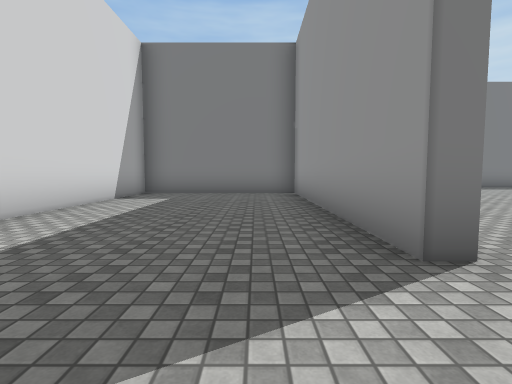
view 1 (above)

24 first-person views from a walk through a scene from a Unity 3-D project. The camera is 1.2 m above the floor, tilts 4° down and sees 85° across. The floor is counted in squares, 2 m on a side. Each view is taken from the middle of a square. On the plan, view 1 faces up. The plan holds only what a view shows up to about 9 squares ahead; the rest is blank. The place goes on beyond the plan. The player is left out. Some surface patterns are stand-ins.

view 2
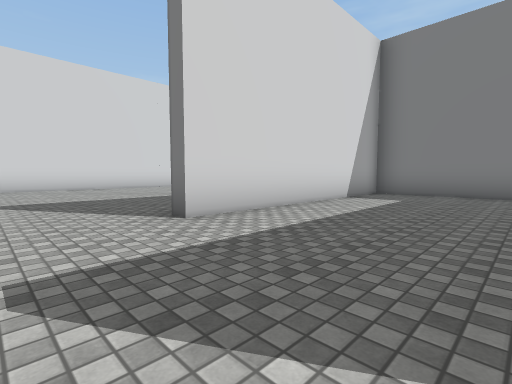

view 3
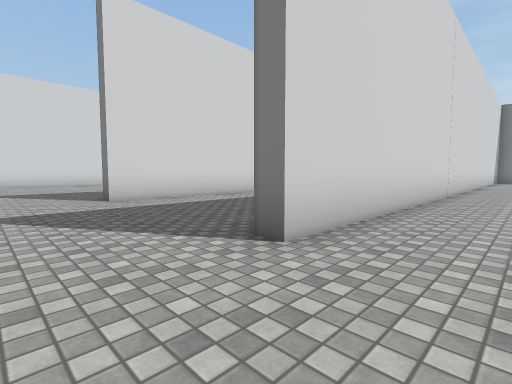

view 4
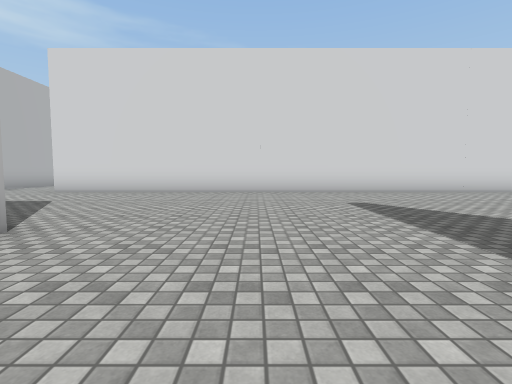

view 5
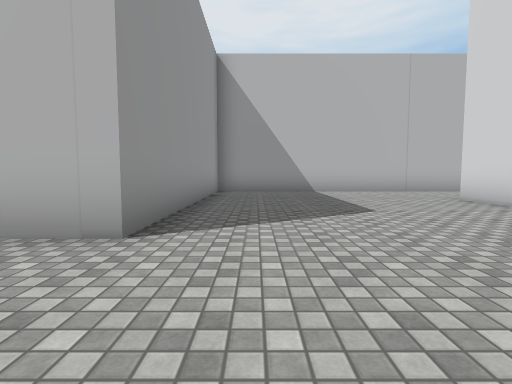

view 6
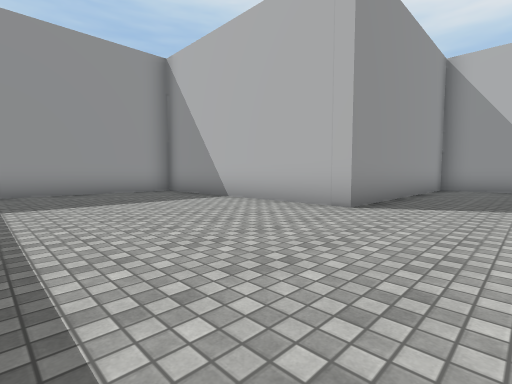

view 7
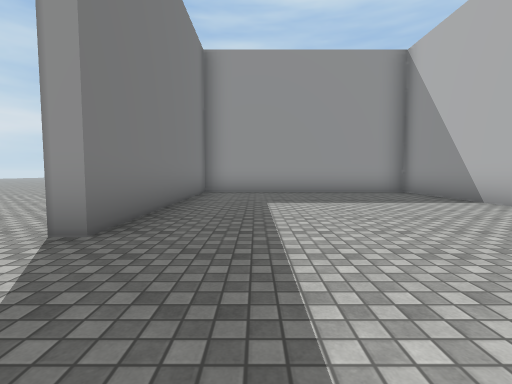

view 8
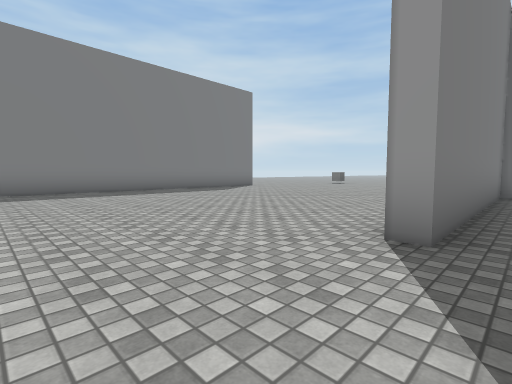

view 9
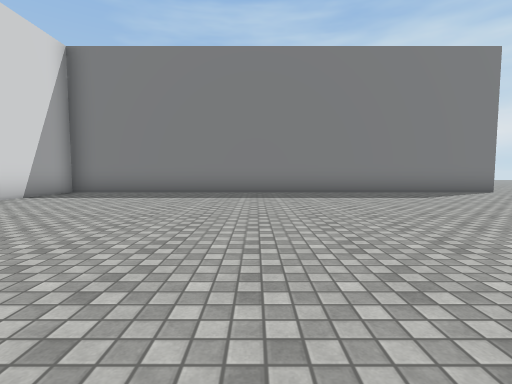

view 10
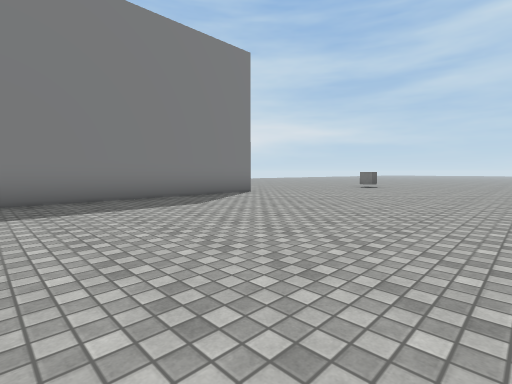

view 11
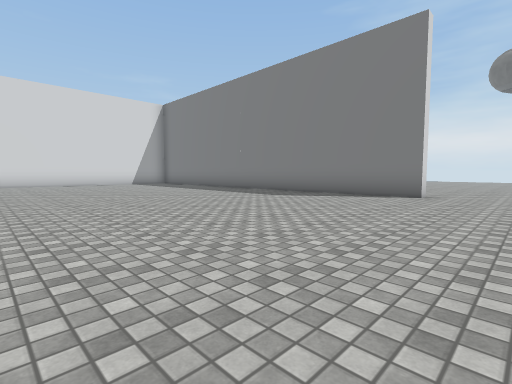

view 12
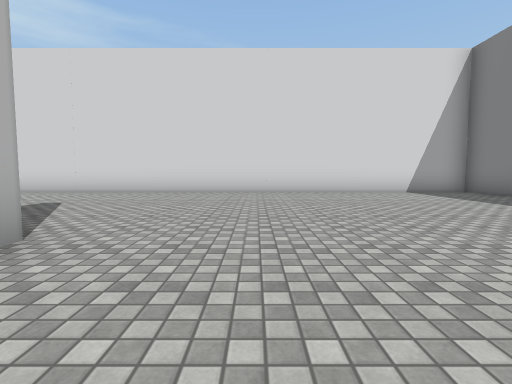

view 13
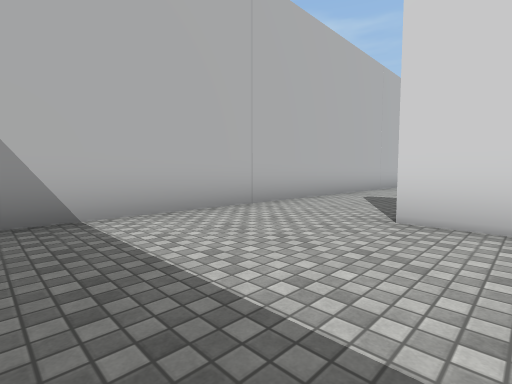

view 14
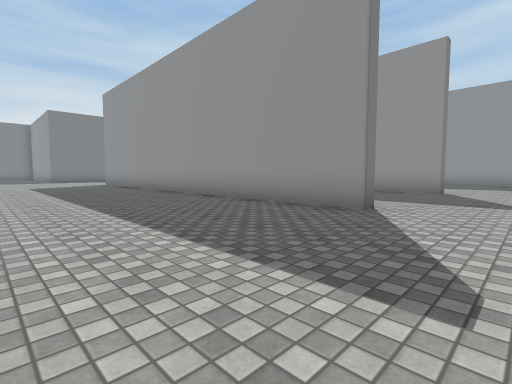

view 15
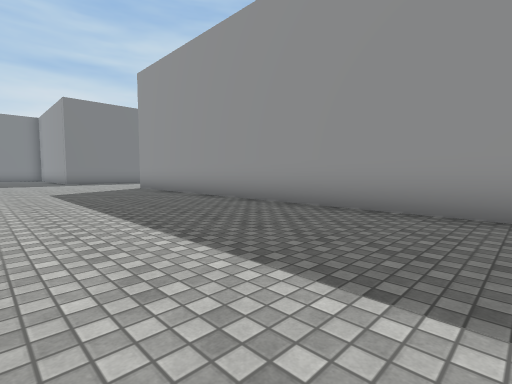

view 16
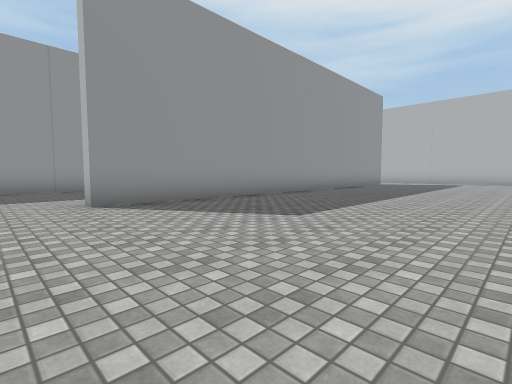

view 17
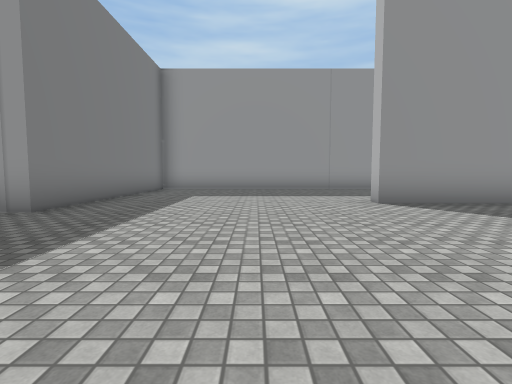

view 18
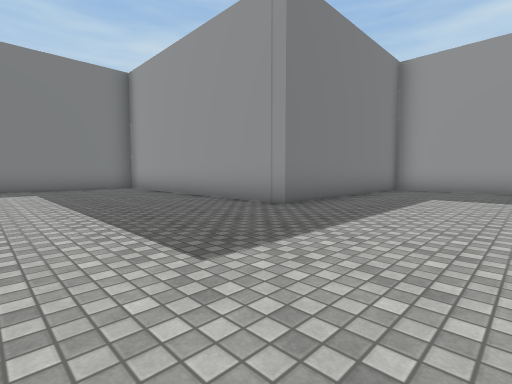

view 19
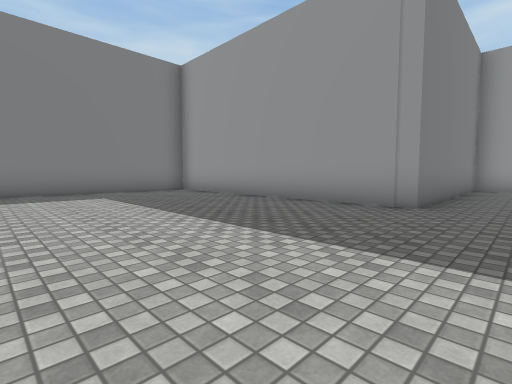

view 20
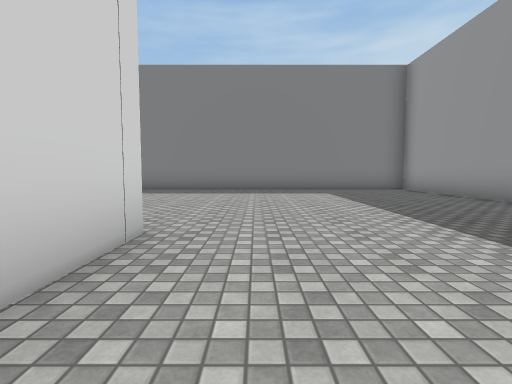

view 21
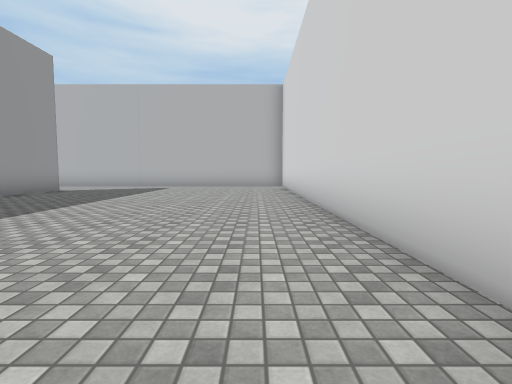

view 22
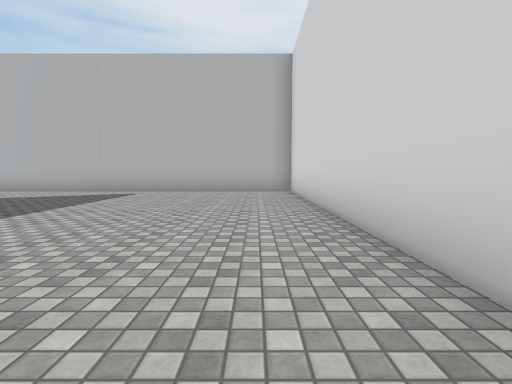

view 23
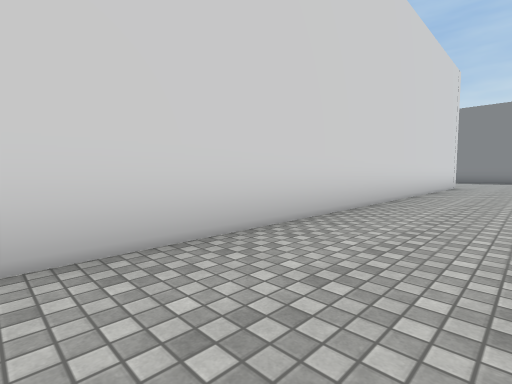

view 24
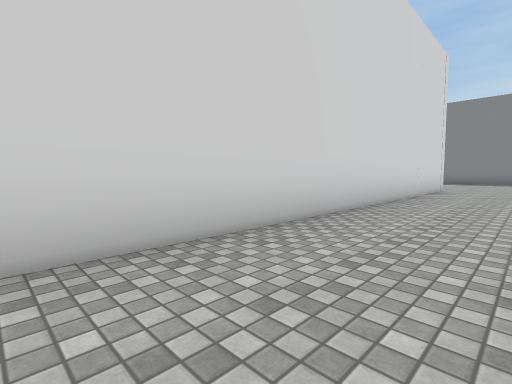

### Floor plan
Points are (right, up) in squares from view 1. A wall is a line through its corners. A room is listed if a view was taken in it or the views show most of it. See-through windows are left out.
Room 1 (views 1, 2)
walls: (1.1, 1.8) (1.1, 8.1) (-3.2, 8.1) (-3.2, 1.8) (-3.6, 1.8); (-3.4, -0.9) (1.5, -0.9)
ways out: opening at (1, 0.5) to room 2; opening at (-4, 0.5) to room 3
Room 2 (views 3, 4, 5, 6, 7, 8, 9, 10, 11, 12, 13)
walls: (14.1, 20.4) (1.5, 20.4) (1.5, 1.8); (1.5, -0.9) (7.2, -0.9) (7.2, 5.5) (13.6, 5.5) (13.6, 11.6) (7.6, 11.6) (7.6, 12)
ways out: opening at (1, 0.5) to room 1; opening at (15.5, 13); opening at (15.5, 20)
Room 3 (views 14, 15, 16, 17, 18, 19, 20, 21, 22, 23, 24)
walls: (1.1, 13.5) (1.1, 15.6); (1.1, 17.4) (1.1, 20.4) (-4.8, 20.4) (-4.8, 27.1); (-11.1, 20.8) (-11.1, -0.9) (-3.4, -0.9); (-3.6, 1.8) (-3.6, 14.6) (-3.1, 14.6); (-6, 27.8) (-9.6, 27.8)
ways out: opening at (-4, 0.5) to room 1

Where each view was taken, in squares from view 1:
view 1: 0 up, 0 right, facing up
view 2: 0 up, 0 right, facing up-left
view 3: 0 up, 3 right, facing up-left
view 4: 8 up, 10 right, facing left
view 5: 8 up, 6 right, facing down
view 6: 10 up, 5 right, facing down-right
view 7: 10 up, 5 right, facing right
view 8: 11 up, 5 right, facing up-right
view 9: 12 up, 7 right, facing up
view 10: 14 up, 8 right, facing up-right
view 11: 13 up, 16 right, facing up-left
view 12: 14 up, 10 right, facing left
view 13: 3 up, 5 right, facing down-left
view 14: 0 up, 8 left, facing up-right
view 15: 4 up, 8 left, facing up-right
view 16: 16 up, 9 left, facing down-right
view 17: 17 up, 9 left, facing right
view 18: 17 up, 9 left, facing up-right
view 19: 19 up, 10 left, facing up-right
view 20: 18 up, 10 left, facing up
view 21: 11 up, 10 left, facing down
view 22: 8 up, 10 left, facing down
view 23: 8 up, 9 left, facing up-left
view 24: 10 up, 9 left, facing up-left
